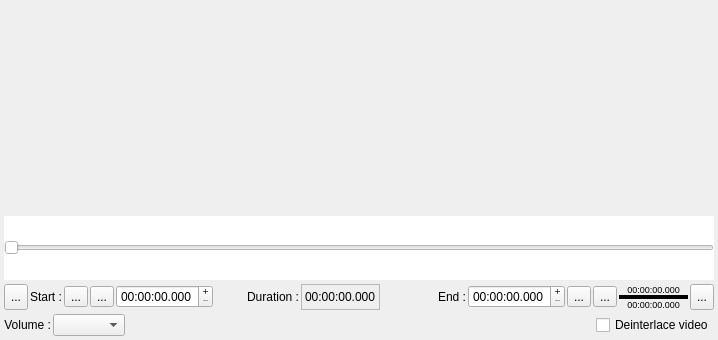
<?xml version="1.0" encoding="UTF-8"?>
<ui version="4.0">
 <class>wgt_QEditVideo</class>
 <widget class="QWidget" name="wgt_QEditVideo">
  <property name="geometry">
   <rect>
    <x>0</x>
    <y>0</y>
    <width>718</width>
    <height>340</height>
   </rect>
  </property>
  <property name="windowTitle">
   <string notr="true">EditVideoWidget</string>
  </property>
  <layout class="QVBoxLayout" name="verticalLayout">
   <property name="spacing">
    <number>4</number>
   </property>
   <property name="leftMargin">
    <number>4</number>
   </property>
   <property name="topMargin">
    <number>4</number>
   </property>
   <property name="rightMargin">
    <number>4</number>
   </property>
   <property name="bottomMargin">
    <number>4</number>
   </property>
   <item>
    <layout class="QVBoxLayout" name="verticalLayout_3">
     <property name="spacing">
      <number>0</number>
     </property>
     <property name="leftMargin">
      <number>0</number>
     </property>
     <property name="topMargin">
      <number>0</number>
     </property>
     <property name="rightMargin">
      <number>0</number>
     </property>
     <property name="bottomMargin">
      <number>0</number>
     </property>
     <item>
      <widget class="QMovieLabel" name="MovieFrame">
       <property name="sizePolicy">
        <sizepolicy hsizetype="Expanding" vsizetype="Expanding">
         <horstretch>0</horstretch>
         <verstretch>0</verstretch>
        </sizepolicy>
       </property>
       <property name="text">
        <string notr="true"/>
       </property>
       <property name="scaledContents">
        <bool>false</bool>
       </property>
      </widget>
     </item>
     <item>
      <widget class="QCustomRuler" name="CustomRuler">
       <property name="sizePolicy">
        <sizepolicy hsizetype="Expanding" vsizetype="Fixed">
         <horstretch>0</horstretch>
         <verstretch>0</verstretch>
        </sizepolicy>
       </property>
       <property name="minimumSize">
        <size>
         <width>0</width>
         <height>64</height>
        </size>
       </property>
       <property name="maximumSize">
        <size>
         <width>16777215</width>
         <height>64</height>
        </size>
       </property>
       <property name="styleSheet">
        <string notr="true">QSlider {
background: white;
}</string>
       </property>
       <property name="maximum">
        <number>99</number>
       </property>
       <property name="orientation">
        <enum>Qt::Horizontal</enum>
       </property>
      </widget>
     </item>
    </layout>
   </item>
   <item>
    <layout class="QHBoxLayout" name="horizontalLayout_5">
     <property name="spacing">
      <number>2</number>
     </property>
     <property name="leftMargin">
      <number>0</number>
     </property>
     <property name="topMargin">
      <number>0</number>
     </property>
     <property name="rightMargin">
      <number>0</number>
     </property>
     <property name="bottomMargin">
      <number>0</number>
     </property>
     <item>
      <widget class="QToolButton" name="VideoPlayerPlayPauseBT">
       <property name="sizePolicy">
        <sizepolicy hsizetype="Preferred" vsizetype="Preferred">
         <horstretch>0</horstretch>
         <verstretch>0</verstretch>
        </sizepolicy>
       </property>
       <property name="toolTip">
        <string extracomment="Tooltip in dialog box">Click to start play, click again to pause the movie</string>
       </property>
       <property name="text">
        <string notr="true">...</string>
       </property>
       <property name="icon">
        <iconset resource="../../RSCffDiaporama.qrc">
         <normaloff>:/img/player_play.png</normaloff>:/img/player_play.png</iconset>
       </property>
       <property name="iconSize">
        <size>
         <width>24</width>
         <height>24</height>
        </size>
       </property>
      </widget>
     </item>
     <item>
      <widget class="QLabel" name="label_17">
       <property name="text">
        <string>Start :</string>
       </property>
      </widget>
     </item>
     <item>
      <widget class="QToolButton" name="SeekLeftBt">
       <property name="toolTip">
        <string extracomment="Tooltip in dialog box">Move to start position</string>
       </property>
       <property name="text">
        <string notr="true">...</string>
       </property>
       <property name="icon">
        <iconset resource="../../RSCffDiaporama.qrc">
         <normaloff>:/img/player_rew.png</normaloff>:/img/player_rew.png</iconset>
       </property>
      </widget>
     </item>
     <item>
      <widget class="QToolButton" name="DefStartPosBT">
       <property name="toolTip">
        <string extracomment="Tooltip in dialog box">Use current position as start position</string>
       </property>
       <property name="text">
        <string notr="true">...</string>
       </property>
       <property name="icon">
        <iconset resource="../../RSCffDiaporama.qrc">
         <normaloff>:/img/PosStart.png</normaloff>:/img/PosStart.png</iconset>
       </property>
      </widget>
     </item>
     <item>
      <widget class="cQDateTimeEdit" name="StartPosEd">
       <property name="sizePolicy">
        <sizepolicy hsizetype="Preferred" vsizetype="Fixed">
         <horstretch>0</horstretch>
         <verstretch>0</verstretch>
        </sizepolicy>
       </property>
       <property name="toolTip">
        <string extracomment="Tooltip in dialog box">Define the start position to use</string>
       </property>
       <property name="buttonSymbols">
        <enum>QAbstractSpinBox::PlusMinus</enum>
       </property>
       <property name="specialValueText">
        <string notr="true"/>
       </property>
       <property name="displayFormat">
        <string notr="true">HH:mm:ss.zzz</string>
       </property>
      </widget>
     </item>
     <item>
      <widget class="QLabel" name="label_21">
       <property name="sizePolicy">
        <sizepolicy hsizetype="Expanding" vsizetype="Preferred">
         <horstretch>0</horstretch>
         <verstretch>0</verstretch>
        </sizepolicy>
       </property>
       <property name="text">
        <string>Duration :</string>
       </property>
       <property name="alignment">
        <set>Qt::AlignRight|Qt::AlignTrailing|Qt::AlignVCenter</set>
       </property>
      </widget>
     </item>
     <item>
      <widget class="QLabel" name="ActualDuration">
       <property name="frameShape">
        <enum>QFrame::StyledPanel</enum>
       </property>
       <property name="text">
        <string notr="true">00:00:00.000</string>
       </property>
      </widget>
     </item>
     <item>
      <widget class="QLabel" name="label_19">
       <property name="sizePolicy">
        <sizepolicy hsizetype="Expanding" vsizetype="Preferred">
         <horstretch>0</horstretch>
         <verstretch>0</verstretch>
        </sizepolicy>
       </property>
       <property name="text">
        <string>End :</string>
       </property>
       <property name="alignment">
        <set>Qt::AlignRight|Qt::AlignTrailing|Qt::AlignVCenter</set>
       </property>
      </widget>
     </item>
     <item>
      <widget class="cQDateTimeEdit" name="EndPosEd">
       <property name="sizePolicy">
        <sizepolicy hsizetype="Preferred" vsizetype="Fixed">
         <horstretch>0</horstretch>
         <verstretch>0</verstretch>
        </sizepolicy>
       </property>
       <property name="toolTip">
        <string extracomment="Tooltip in dialog box">Define the end position to use</string>
       </property>
       <property name="buttonSymbols">
        <enum>QAbstractSpinBox::PlusMinus</enum>
       </property>
       <property name="specialValueText">
        <string notr="true"/>
       </property>
       <property name="currentSection">
        <enum>QDateTimeEdit::HourSection</enum>
       </property>
       <property name="displayFormat">
        <string notr="true">HH:mm:ss.zzz</string>
       </property>
      </widget>
     </item>
     <item>
      <widget class="QToolButton" name="DefEndPosBT">
       <property name="toolTip">
        <string extracomment="Tooltip in dialog box">Use current position as end position</string>
       </property>
       <property name="text">
        <string notr="true">...</string>
       </property>
       <property name="icon">
        <iconset resource="../../RSCffDiaporama.qrc">
         <normaloff>:/img/PosEnd.png</normaloff>:/img/PosEnd.png</iconset>
       </property>
      </widget>
     </item>
     <item>
      <widget class="QToolButton" name="SeekRightBt">
       <property name="toolTip">
        <string extracomment="Tooltip in dialog box">Move to end position</string>
       </property>
       <property name="text">
        <string notr="true">...</string>
       </property>
       <property name="icon">
        <iconset resource="../../RSCffDiaporama.qrc">
         <normaloff>:/img/player_fwd.png</normaloff>:/img/player_fwd.png</iconset>
       </property>
      </widget>
     </item>
     <item>
      <layout class="QVBoxLayout" name="verticalLayout_2">
       <property name="spacing">
        <number>0</number>
       </property>
       <property name="leftMargin">
        <number>0</number>
       </property>
       <property name="topMargin">
        <number>0</number>
       </property>
       <property name="rightMargin">
        <number>0</number>
       </property>
       <property name="bottomMargin">
        <number>0</number>
       </property>
       <item>
        <widget class="QLabel" name="Position">
         <property name="sizePolicy">
          <sizepolicy hsizetype="Preferred" vsizetype="Preferred">
           <horstretch>0</horstretch>
           <verstretch>0</verstretch>
          </sizepolicy>
         </property>
         <property name="font">
          <font>
           <pointsize>7</pointsize>
          </font>
         </property>
         <property name="frameShape">
          <enum>QFrame::NoFrame</enum>
         </property>
         <property name="frameShadow">
          <enum>QFrame::Sunken</enum>
         </property>
         <property name="lineWidth">
          <number>0</number>
         </property>
         <property name="text">
          <string notr="true">00:00:00.000</string>
         </property>
         <property name="alignment">
          <set>Qt::AlignCenter</set>
         </property>
        </widget>
       </item>
       <item>
        <widget class="QProgressBar" name="BufferState">
         <property name="sizePolicy">
          <sizepolicy hsizetype="Preferred" vsizetype="Fixed">
           <horstretch>0</horstretch>
           <verstretch>0</verstretch>
          </sizepolicy>
         </property>
         <property name="minimumSize">
          <size>
           <width>0</width>
           <height>4</height>
          </size>
         </property>
         <property name="maximumSize">
          <size>
           <width>16777215</width>
           <height>4</height>
          </size>
         </property>
         <property name="font">
          <font>
           <family>Sans Serif</family>
           <pointsize>1</pointsize>
           <weight>75</weight>
           <bold>true</bold>
          </font>
         </property>
         <property name="styleSheet">
          <string notr="true">QProgressBar:horizontal {
border: 0px;
border-radius: 0px;
background: black;
padding-top: 1px;
padding-bottom: 2px;
padding-left: 1px;
padding-right: 1px;
}
QProgressBar::chunk:horizontal {
background: red;
}</string>
         </property>
         <property name="maximum">
          <number>5</number>
         </property>
         <property name="value">
          <number>0</number>
         </property>
         <property name="textVisible">
          <bool>false</bool>
         </property>
         <property name="format">
          <string notr="true"/>
         </property>
        </widget>
       </item>
       <item>
        <widget class="QLabel" name="Duration">
         <property name="sizePolicy">
          <sizepolicy hsizetype="Preferred" vsizetype="Preferred">
           <horstretch>0</horstretch>
           <verstretch>0</verstretch>
          </sizepolicy>
         </property>
         <property name="font">
          <font>
           <pointsize>7</pointsize>
          </font>
         </property>
         <property name="frameShadow">
          <enum>QFrame::Sunken</enum>
         </property>
         <property name="lineWidth">
          <number>0</number>
         </property>
         <property name="text">
          <string notr="true">00:00:00.000</string>
         </property>
         <property name="alignment">
          <set>Qt::AlignCenter</set>
         </property>
        </widget>
       </item>
      </layout>
     </item>
     <item>
      <widget class="QToolButton" name="VideoPlayerSaveImageBT">
       <property name="sizePolicy">
        <sizepolicy hsizetype="Preferred" vsizetype="Preferred">
         <horstretch>0</horstretch>
         <verstretch>0</verstretch>
        </sizepolicy>
       </property>
       <property name="toolTip">
        <string extracomment="Tooltip in dialog box">Save this image of the movie</string>
       </property>
       <property name="text">
        <string notr="true">...</string>
       </property>
       <property name="icon">
        <iconset resource="../../RSCffDiaporama.qrc">
         <normaloff>:/img/Camera.png</normaloff>:/img/Camera.png</iconset>
       </property>
       <property name="iconSize">
        <size>
         <width>24</width>
         <height>24</height>
        </size>
       </property>
      </widget>
     </item>
    </layout>
   </item>
   <item>
    <layout class="QHBoxLayout" name="horizontalLayout_3">
     <property name="spacing">
      <number>2</number>
     </property>
     <property name="leftMargin">
      <number>0</number>
     </property>
     <property name="topMargin">
      <number>0</number>
     </property>
     <property name="rightMargin">
      <number>0</number>
     </property>
     <property name="bottomMargin">
      <number>0</number>
     </property>
     <item>
      <widget class="QLabel" name="label_22">
       <property name="sizePolicy">
        <sizepolicy hsizetype="Preferred" vsizetype="Preferred">
         <horstretch>0</horstretch>
         <verstretch>0</verstretch>
        </sizepolicy>
       </property>
       <property name="text">
        <string>Volume :</string>
       </property>
       <property name="alignment">
        <set>Qt::AlignRight|Qt::AlignTrailing|Qt::AlignVCenter</set>
       </property>
      </widget>
     </item>
     <item>
      <widget class="QComboBox" name="VolumeReductionFactorCB">
       <property name="sizePolicy">
        <sizepolicy hsizetype="Preferred" vsizetype="Fixed">
         <horstretch>0</horstretch>
         <verstretch>0</verstretch>
        </sizepolicy>
       </property>
       <property name="toolTip">
        <string>Select the &quot; Master Volume &quot; for the movie</string>
       </property>
       <property name="currentIndex">
        <number>-1</number>
       </property>
      </widget>
     </item>
     <item>
      <spacer name="horizontalSpacer_3">
       <property name="orientation">
        <enum>Qt::Horizontal</enum>
       </property>
       <property name="sizeHint" stdset="0">
        <size>
         <width>40</width>
         <height>20</height>
        </size>
       </property>
      </spacer>
     </item>
     <item>
      <widget class="QCheckBox" name="DeinterlaceBt">
       <property name="toolTip">
        <string>Allows you to activate the deinterlace filter</string>
       </property>
       <property name="text">
        <string>Deinterlace video</string>
       </property>
      </widget>
     </item>
    </layout>
   </item>
  </layout>
 </widget>
 <customwidgets>
  <customwidget>
   <class>QCustomRuler</class>
   <extends>QSlider</extends>
   <header>CustomCtrl/QCustomRuler.h</header>
  </customwidget>
  <customwidget>
   <class>QMovieLabel</class>
   <extends>QLabel</extends>
   <header>CustomCtrl/QMovieLabel.h</header>
  </customwidget>
  <customwidget>
   <class>cQDateTimeEdit</class>
   <extends>QDateTimeEdit</extends>
   <header>CustomCtrl/cQDateTimeEdit.h</header>
  </customwidget>
 </customwidgets>
 <resources>
  <include location="../../RSCffDiaporama.qrc"/>
 </resources>
 <connections/>
</ui>
